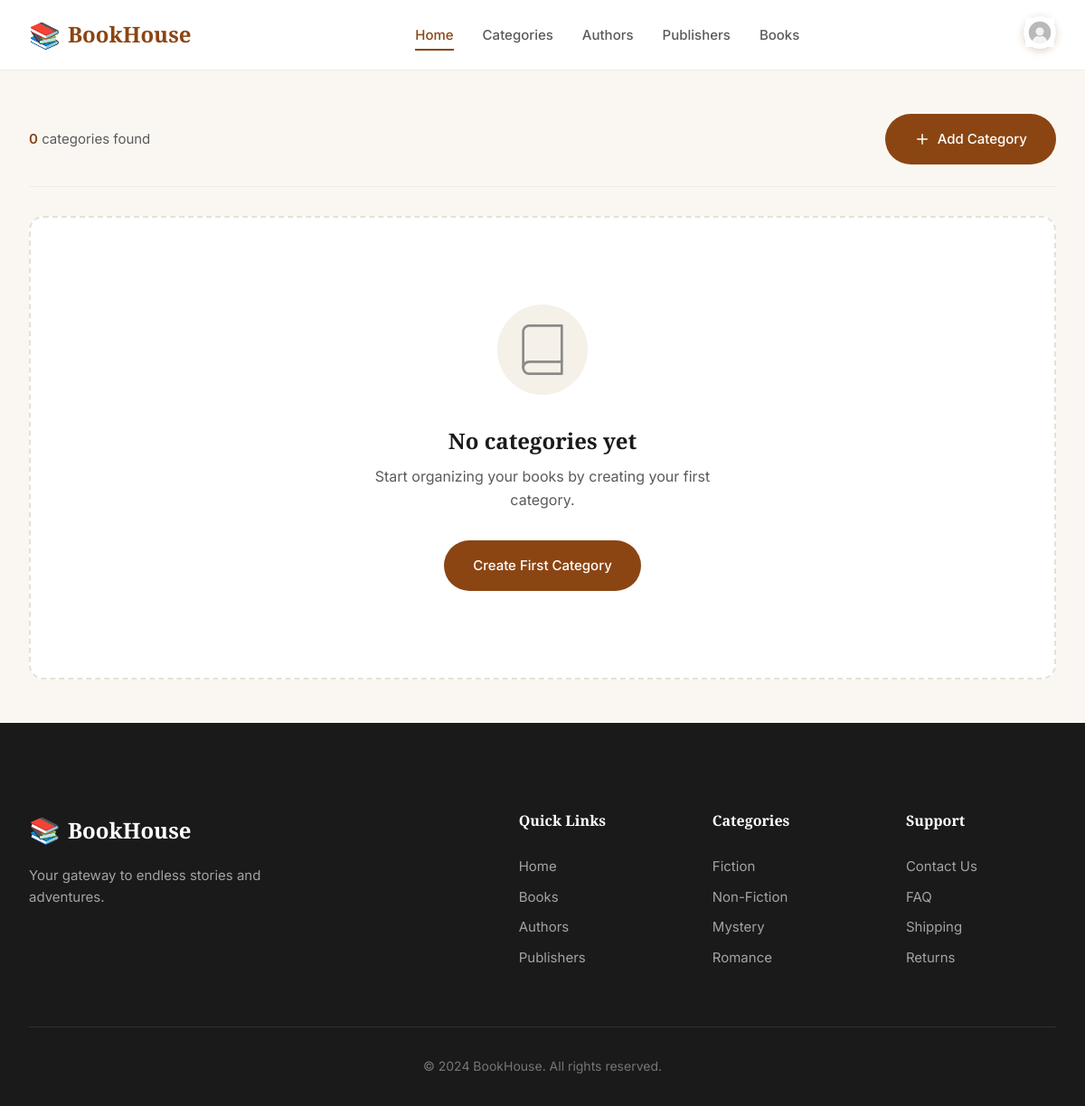
Before: /categories/ (signed in) with the older database file.
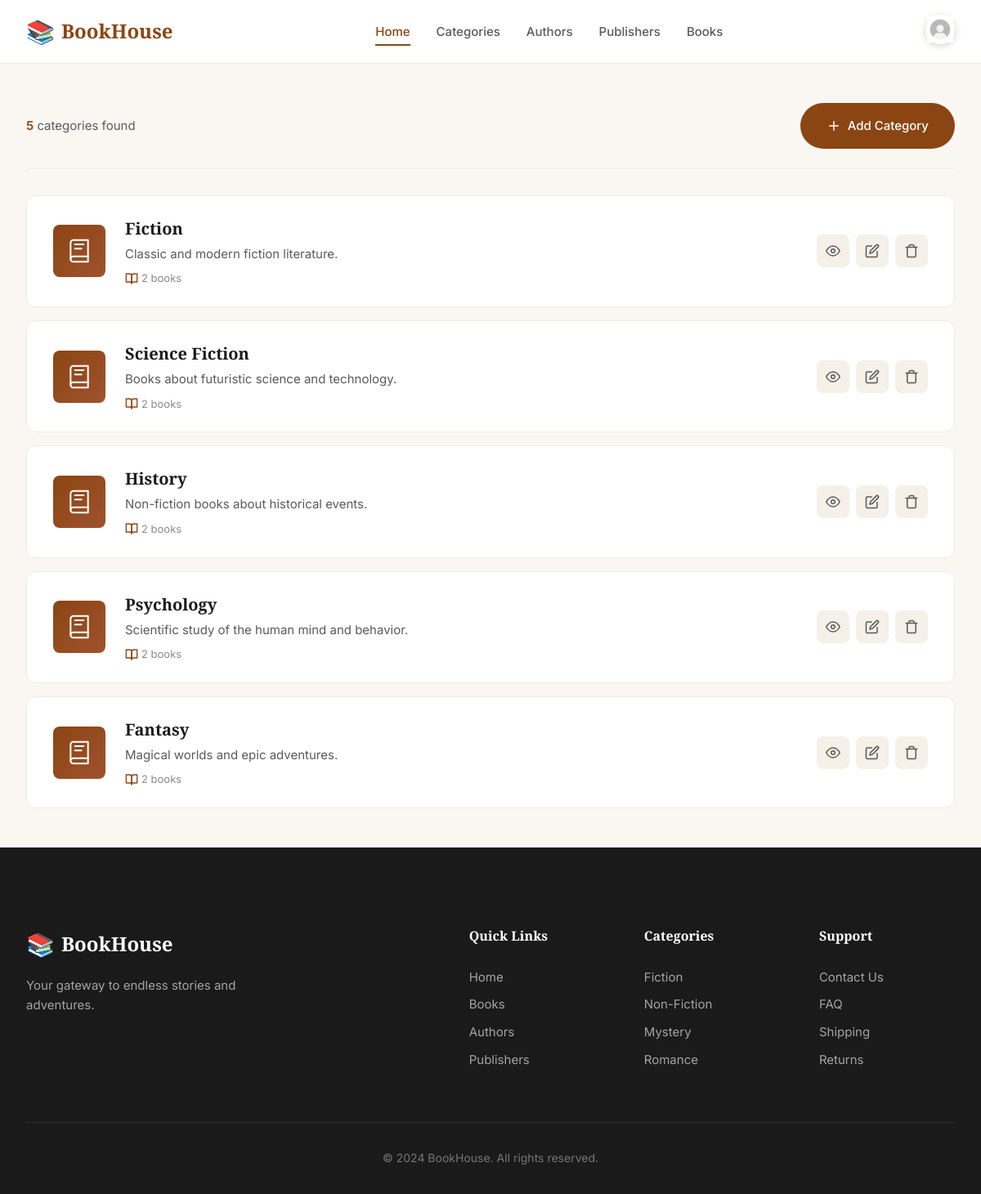
After: the same page with the newer database file.
### app/models.py (models this page shows, shortened)
class Category(models.Model):
    name = models.CharField(max_length=100)
    description = models.TextField()

### app/views.py (the view)
# urls.py: path('categories/',categories,name='categories'),
def categories(request):
    user_id = request.session.get('user_id')
    if not user_id:
        return redirect('login')
    ans = {'categories': Category.objects.all()}
    return render(request,'categories/categories.html',ans)

### app/context_processors.py (called while the page is built)
def get_current_user(request):
    user_id = request.session.get('user_id')
    if user_id:
        user = UserModel.objects.filter(id=user_id).first()
        return {'user': user}
    return {'user': None}

### templates/categories/categories.html (shortened to what this page needs)
{% load static %}
<!DOCTYPE html>
<html lang="en">
<head>
    <link rel="stylesheet" href="{% static 'categories/categories.css' %}">
    <link rel="stylesheet" href="{% static 'base.css' %}">
</head>
<body>
    {% include "header.html" %}
    <section class="categories-page">
    <div class="categories-container">
        <div class="categories-toolbar">
            <div class="categories-count">
                <span class="count-number">{{ categories|length }}</span> categories found
            </div>
            <a href="{% url 'category_create' %}" class="btn btn-primary btn-add">
                <svg xmlns="http://www.w3.org/2000/svg" width="18" height="18" viewBox="0 0 24 24" fill="none" stroke="currentColor" stroke-width="2" stroke-linecap="round" stroke-linejoin="round">
                    <line x1="12" y1="5" x2="12" y2="19"></line>
                    <line x1="5" y1="12" x2="19" y2="12"></line>
                </svg>
                Add Category
            </a>
        </div>
        <div class="categories-list">
            {% for category in categories %}
            <article class="category-item">
                <div class="category-item-icon">
                </div>
                <div class="category-item-content">
                    <h2 class="category-item-name">
                        <a href="{% url 'category_detail' category.id %}">{{ category.name }}</a>
                    </h2>
                    <p class="category-item-description">
                        {% if category.description %}
                            {{ category.description|truncatewords:20 }}
                        {% else %}
                            No description available
                        {% endif %}
                    </p>
                    <div class="category-item-meta">
                        <span class="book-count">
                            <svg xmlns="http://www.w3.org/2000/svg" width="16" height="16" viewBox="0 0 24 24" fill="none" stroke="currentColor" stroke-width="2" stroke-linecap="round" stroke-linejoin="round">
                                <path d="M2 3h6a4 4 0 0 1 4 4v14a3 3 0 0 0-3-3H2z"></path>
                                <path d="M22 3h-6a4 4 0 0 0-4 4v14a3 3 0 0 1 3-3h7z"></path>
                            </svg>
                            {{ category.book_set.count }} books
                        </span>
                    </div>
                </div>
                <div class="category-item-actions">
                    <a href="{% url 'category_detail' category.id %}" class="btn-icon" title="View">
                        <svg xmlns="http://www.w3.org/2000/svg" width="18" height="18" viewBox="0 0 24 24" fill="none" stroke="currentColor" stroke-width="2" stroke-linecap="round" stroke-linejoin="round">
                            <path d="M1 12s4-8 11-8 11 8 11 8-4 8-11 8-11-8-11-8z"></path>
                            <circle cx="12" cy="12" r="3"></circle>
                        </svg>
                    </a>
                    <a href="{% url 'category_update' category.id %}" class="btn-icon" title="Edit">
                    </a>
                    <a href="{% url 'category_delete' category.id %}" class="btn-icon btn-icon-danger" title="Delete">
                    </a>
                </div>
            </article>
            {% empty %}
            <div class="empty-state">
                <div class="empty-state-icon">
                    <svg xmlns="http://www.w3.org/2000/svg" width="64" height="64" viewBox="0 0 24 24" fill="none" stroke="currentColor" stroke-width="1" stroke-linecap="round" stroke-linejoin="round">
                        <path d="M4 19.5A2.5 2.5 0 0 1 6.5 17H20"></path>
                        <path d="M6.5 2H20v20H6.5A2.5 2.5 0 0 1 4 19.5v-15A2.5 2.5 0 0 1 6.5 2z"></path>
                    </svg>
                </div>
                <h3 class="empty-state-title">No categories yet</h3>
                <p class="empty-state-text">Start organizing your books by creating your first category.</p>
                <a href="{% url 'category_create' %}" class="btn btn-primary">
                    Create First Category
                </a>
            </div>
            {% endfor %}
        </div>
    </div>
    </section>
    <footer class="footer">
        <div class="footer-content">
            <div class="footer-brand">
                <a href="{% url '/' %}" class="logo">
                    <span class="logo-icon">📚</span>
                    <span class="logo-text">BookHouse</span>
                </a>
                <p class="footer-tagline">Your gateway to endless stories and adventures.</p>
            </div>
            <div class="footer-links">
                <div class="footer-column">
                    <h4>Quick Links</h4>
                    <ul>
                        <li><a href="{% url '/' %}">Home</a></li>
                        <li><a href="{% url 'books' %}">Books</a></li>
                        <li><a href="{% url 'authors' %}">Authors</a></li>
                        <li><a href="{% url 'publishers' %}">Publishers</a></li>
                    </ul>
                </div>
                <div class="footer-column">
                    <h4>Categories</h4>
                    <ul>
                        <li><a href="#">Fiction</a></li>
                        <li><a href="#">Non-Fiction</a></li>
                        <li><a href="#">Mystery</a></li>
                        <li><a href="#">Romance</a></li>
                    </ul>
                </div>
                <div class="footer-column">
                    <h4>Support</h4>
                    <ul>
                        <li><a href="#">Contact Us</a></li>
                        <li><a href="#">FAQ</a></li>
                        <li><a href="#">Shipping</a></li>
                        <li><a href="#">Returns</a></li>
                    </ul>
                </div>
            </div>
        </div>
        <div class="footer-bottom">
            <p>&copy; 2024 BookHouse. All rights reserved.</p>
        </div>
    </footer>
</body>
</html>

### templates/header.html (shortened to what this page needs)
{% load static %}
<header class="header">
    <nav class="nav">
        <a href="{% url '/' %}" class="logo">
            <span class="logo-icon">📚</span>
            <span class="logo-text">BookHouse</span>
        </a>
        <ul class="nav-links">
            <li><a href="{% url '/' %}" class="nav-link active">Home</a></li>
            <li><a href="{% url 'categories' %}" class="nav-link">Categories</a></li>
            <li><a href="{% url 'authors' %}" class="nav-link">Authors</a></li>
            <li><a href="{% url 'publishers' %}" class="nav-link">Publishers</a></li>
            <li><a href="{% url 'books' %}" class="nav-link">Books</a></li>
        </ul>
        <div class="nav-actions">
            <div class="user-profile-container">
                <button class="user-avatar-btn" id="userAvatarBtn" aria-label="User menu" aria-expanded="false">
                    <div class="user-avatar">
                        <img src="/media/image.png" alt="">
                    </div>
                </button>
            </div>
        </div>
    </nav>
</header>

### static/categories/categories.css (style rules this page uses)
.categories-page { max-width: 1400px; margin: 0 auto; padding: var(--spacing-2xl) var(--spacing-xl); }
.categories-container { width: 100%; }
.categories-toolbar { display: flex; align-items: center; justify-content: space-between; margin-bottom: var(--spacing-xl); padding-bottom: var(--spacing-lg); border-bottom: 1px solid var(--color-border-light); }
.categories-count { font-size: 0.9375rem; color: var(--color-text-secondary); }
.count-number { font-weight: 600; color: var(--color-primary); }
.btn-add { display: inline-flex; align-items: center; gap: var(--spacing-sm); }
.categories-list { display: flex; flex-direction: column; gap: var(--spacing-md); }
.category-item { display: flex; align-items: center; gap: var(--spacing-lg); background-color: var(--color-surface); border: 1px solid var(--color-border-light); border-radius: var(--radius-lg); padding: var(--spacing-lg) var(--spacing-xl); transition: all var(--transition-normal); animation: fadeInUp 0.5s ease-out both; }
.category-item:nth-child(1) { animation-delay: 0.05s; }
.category-item:nth-child(2) { animation-delay: 0.1s; }
.category-item:nth-child(3) { animation-delay: 0.15s; }
.category-item:nth-child(4) { animation-delay: 0.2s; }
.category-item:nth-child(5) { animation-delay: 0.25s; }
.category-item-icon { display: flex; align-items: center; justify-content: center; width: 64px; height: 64px; background: linear-gradient(135deg, var(--color-primary) 0%, var(--color-primary-light) 100%); border-radius: var(--radius-md); color: var(--color-text-inverse); flex-shrink: 0; }
.category-item-content { flex: 1; min-width: 0; }
.category-item-name { font-family: var(--font-heading); font-size: 1.25rem; font-weight: 600; margin-bottom: var(--spacing-xs); }
.category-item-name a { color: var(--color-text-primary); transition: color var(--transition-fast); }
.category-item-description { font-size: 0.9375rem; color: var(--color-text-secondary); line-height: 1.5; margin-bottom: var(--spacing-sm); }
.category-item-meta { display: flex; align-items: center; gap: var(--spacing-lg); }
.book-count { display: inline-flex; align-items: center; gap: var(--spacing-xs); font-size: 0.8125rem; color: var(--color-text-muted); }
.book-count svg { color: var(--color-primary); }
.category-item-actions { display: flex; align-items: center; gap: var(--spacing-sm); flex-shrink: 0; }
.btn-icon { display: inline-flex; align-items: center; justify-content: center; width: 40px; height: 40px; border-radius: var(--radius-md); color: var(--color-text-secondary); background-color: var(--color-surface-elevated); transition: all var(--transition-fast); }

### templates/header.html (style rules this page uses)
.user-profile-container { position: relative; }
.user-avatar-btn { background: none; border: none; cursor: pointer; padding: 0; border-radius: 50%; transition: all 0.2s ease; }
.user-avatar { width: 36px; height: 36px; border-radius: 50%; background: linear-gradient(135deg, var(--primary) 0%, var(--primary-dark) 100%); display: flex; align-items: center; justify-content: center; border: 2px solid rgba(255, 255, 255, 0.2); box-shadow: 0 2px 8px rgba(139, 90, 43, 0.3); }

Changed rows visible on the page:
added Category: name "Fiction", description "Classic and modern fiction literature.", book_set.count "2"
added Category: name "Science Fiction", description "Books about futuristic science and technology.", book_set.count "2"
added Category: name "History", description "Non-fiction books about historical events.", book_set.count "2"
added Category: name "Psychology", description "Scientific study of the human mind and behavior.", book_set.count "2"
added Category: name "Fantasy", description "Magical worlds and epic adventures.", book_set.count "2"
Other visible differences:
{{ categories|length }}: "0" → "5"
text no longer shown: "No categories yet Start organizing your books by creating your first category. Create First Category"
